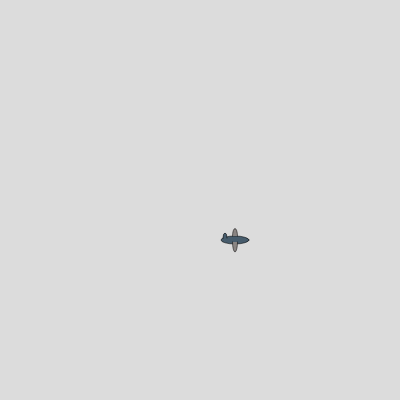
Frame 1 (no input)
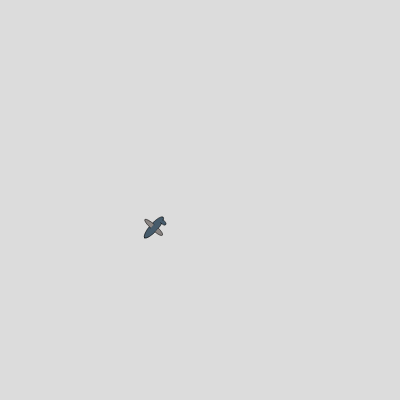
Frame 60 (no input)
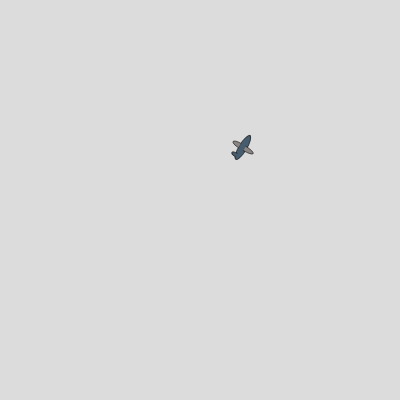
Frame 120 (the mouse pressed at the canvas centre since frame 60)

The p5.js sketch that drew these frames (run headless with seeded random() and noise() and a simulated clock; from frame 60 on, the mouse is pressed at the canvas centre):

// p5.js sketch
// ── sketch.js
let vs = []
function setup() {
  createCanvas(400, 400);
  v = new Pesawat(200, 200)
}

function draw() {
  background(220);
  v.tampil()
  v.tepi()
  v.perbaharui()
  v.terbang()
}

class Pesawat{
  constructor(x,y){
    this.tempat = createVector(x,y)
    this.cepat = createVector(1,0)
    this.percepatan = createVector(0,0)
    this.a = 20;
    this.maxspeed = 2;
    this.terbangTheta = PI/2;
  }
  
  terbang(){
    let projVector = this.cepat.copy()
    projVector.setMag(100)
    let projPoint = projVector.add(this.tempat)
    let terbangRadius = 50;
    let theta = this.terbangTheta + this.cepat.heading()
    let xBar = terbangRadius * cos(theta)
    let yBar = terbangRadius * sin(theta)
    let terbangPoint = p5.Vector.add(projPoint,createVector(xBar,yBar))
    let debug = true;
    if(debug){}
    let driveForce = terbangPoint.sub(this.tempat);
    driveForce.setMag(this.maxForce)
    this.applyForce(driveForce)
    this.terbangTheta += random(-0.5, 0.5)
  }
  
  search(vectorTarget){
    var menuju = p5.Vector.sub(vectorTraget, this.tempat)
    menuju.normalize()
    menuju.mult(this.maxspeed)
    var drive = p5.Vector.sub(menuju, this.cepat)
    drive.limit(this.maxForce)
    this.applyForce(drive)
  }
  
  tiba(vectorTarget){
    var menuju = p5.Vector.sub(vectorTarget, this.tempat)
    var jarak = menuju.mag()
    if(jarak<100){
      var b = map(jarak, 0, 100, 0, this.maxspeed)
      menuju.normalize()
      menuju.mult(b)
    }
    
    else{
      menuju.normalize()
      menuju.mult(this.maxspeed)
    }
    
    var drive = p5.Vector.sub(menuju, this.cepat)
    drive.limit(this.maxForce)
    this.applyForce(drive)
  }
  
  perbaharui(){
    this.cepat.add(this.percepatan)
    this.cepat.limit(this.maxspeed)
    this.tempat.add(this.cepat)
    this.percepatan.mult(0)
  }
  
  applyForce(force){
    this.percepatan.add(force)
  }
  
  tampil(){
    var theta = this.cepat.heading()
    push()
    fill(71,92,108)
    translate(this.tempat.x, this.tempat.y)
    rotate(theta)
    strokeWeight(0.5)
    ellipse(35,40,28,8)
    arc(25,38,4,10, radians(180), radians(360))
    fill(138,133,131)
    arc(35,36,5,15, radians(180), radians(360))
    arc(35,42,5,20, radians(0), radians(180))
    pop()
  }
  
  tepi(){
    if(this.tempat.x>width+10){
      this.tempat.x = -10;
    }
    
    else if(this.tempat.x<-10){
      this.tempat.x = width+10;
    }
    
    if(this.tempat.y>height+10){
      this.tempat.y = -10;
    }
    
    else if(this.tempat.y<-10){
      this.tempat.y = height+10;
    }
    

  }
}
